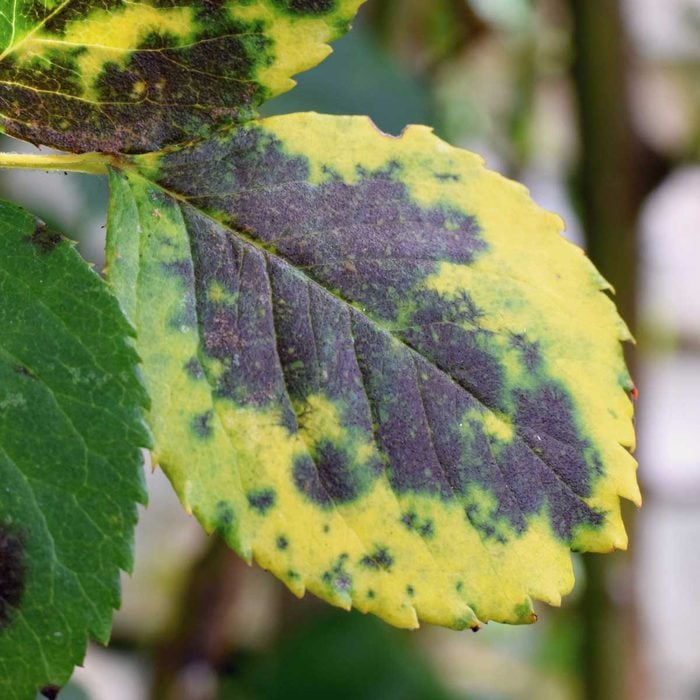
#> input picture plant.jpg, 700 x 700 px
$ python -i image_analyzer.py   (imports and definitions only)
#> lines starting #> are read from the running program, lines starting #| are printed output that depends on the picture; after the words box and inside, x2 and y2 are one past the last pixel; in counts of white or black regions, pixels touching at a corner belong together
import cv2
import numpy as np


# =========================
# Smart image analyzer V2
# =========================
# This is still a classical Computer Vision analyzer, not a CNN/Deep Learning model.
# It gives stronger visual features than the old color-only version:
# green, yellow/chlorosis, brown/necrosis, dark spots, damaged area, and visual problem.


def _safe_ratio(part, total):
    if total <= 0:
        return 0.0
    return float(part) / float(total)


def _largest_plant_region(mask):
    """Keep the largest connected plant-like area to reduce background noise."""
    num_labels, labels, stats, _ = cv2.connectedComponentsWithStats(mask, connectivity=8)

    if num_labels <= 1:
        return mask

    # Skip background label 0
    largest_label = 1 + np.argmax(stats[1:, cv2.CC_STAT_AREA])
    largest_area = stats[largest_label, cv2.CC_STAT_AREA]

    # If largest area is too small, return original mask so the caller can handle it
    if largest_area < 500:
        return mask

    cleaned = np.zeros_like(mask)
    cleaned[labels == largest_label] = 255
    return cleaned


def _classify_visual_problem(green_ratio, yellow_ratio, brown_ratio, dark_spot_ratio, damaged_ratio):
    """Return a simple visual diagnosis from color/spot features."""
    if dark_spot_ratio >= 0.10 and yellow_ratio >= 0.10:
        return {
            "visual_problem": "Leaf Spot / Fungal Suspicion",
            "visual_problem_ar": "اشتباه تبقع أوراق أو إصابة فطرية",
            "visual_explanation": "تم رصد بقع داكنة واضحة مع اصفرار حولها، وده غالبًا يشير لمشكلة ورقية أو فطرية.",
        }

    if brown_ratio >= 0.10 or dark_spot_ratio >= 0.16:
        return {
            "visual_problem": "Necrosis / Severe Leaf Damage",
            "visual_problem_ar": "تلف أو احتراق واضح في نسيج الورقة",
            "visual_explanation": "نسبة المناطق الداكنة أو البنية مرتفعة، وده يدل على تلف في نسيج الورقة.",
        }

    if yellow_ratio >= 0.30 and dark_spot_ratio < 0.07:
        return {
            "visual_problem": "Chlorosis / Nutrient Deficiency Suspicion",
            "visual_problem_ar": "اصفرار أوراق أو اشتباه نقص عناصر",
            "visual_explanation": "الاصفرار واضح مقارنة باللون الأخضر، وده ممكن يرتبط بنقص عناصر أو إجهاد في الامتصاص.",
        }

    if damaged_ratio >= 0.25:
        return {
            "visual_problem": "General Visual Stress",
            "visual_problem_ar": "إجهاد بصري عام على النبات",
            "visual_explanation": "فيه نسبة ملحوظة من الاصفرار أو البقع، لكن النمط مش كافي لتحديد سبب واحد بدقة.",
        }

    if green_ratio >= 0.45 and damaged_ratio < 0.18:
        return {
            "visual_problem": "No Clear Disease Detected",
            "visual_problem_ar": "لا توجد أعراض مرضية واضحة",
            "visual_explanation": "معظم المنطقة النباتية ما زالت خضراء ولا توجد بقع أو اصفرار بنسبة خطيرة.",
        }

    return {
        "visual_problem": "Mild Visual Stress",
        "visual_problem_ar": "إجهاد بصري بسيط",
        "visual_explanation": "توجد علامات بسيطة تحتاج متابعة، لكنها ليست شديدة حسب التحليل اللوني الحالي.",
    }


def _build_image_recommendations(image_stress, visual_problem):
    if image_stress == "Healthy":
        return [
            "استمر في المتابعة الدورية للنبات.",
            "حافظ على برنامج الري والتسميد الحالي.",
            "التقط صورة جديدة عند ظهور أي اصفرار أو بقع.",
        ]

    if visual_problem == "Leaf Spot / Fungal Suspicion":
        return [
            "اعزل الورقة أو النبات المصاب إذا كانت الإصابة منتشرة.",
            "أزل الأوراق شديدة الإصابة لتقليل مصدر العدوى.",
            "حسّن التهوية وقلل البلل على الأوراق.",
            "استخدم معاملة فطرية مناسبة حسب توصية المختص أو الإرشاد الزراعي المحلي.",
        ]

    if visual_problem == "Chlorosis / Nutrient Deficiency Suspicion":
        return [
            "راجع برنامج التسميد خصوصًا النيتروجين والحديد والمغنيسيوم.",
            "افحص pH التربة أو المحلول لأن ارتفاعه قد يقلل امتصاص العناصر.",
            "تابع هل الاصفرار في الأوراق القديمة أم الحديثة لتحديد العنصر الأقرب للنقص.",
        ]

    if visual_problem == "Necrosis / Severe Leaf Damage":
        return [
            "أزل الأجزاء الميتة أو شديدة التلف.",
            "راجع الحرارة والري والملوحة لأن التلف قد يكون ناتجًا عن إجهاد شديد.",
            "افحص باقي النبات للتأكد من عدم انتشار الأعراض.",
        ]

    return [
        "راجع الري والتهوية والتسميد.",
        "تابع النبات خلال 48 ساعة بصورة جديدة.",
        "إذا زادت البقع أو الاصفرار، يفضل فحص النبات ميدانيًا.",
    ]


def analyze_plant_image(image_file):
#> called with image_file = 'plant.jpg'
    try:
        if image_file is None:
            return {"error": "No image provided"}

        # Support Flask file objects and direct file paths for testing
        if isinstance(image_file, str):
            img = cv2.imread(image_file)
#> img is the input picture: shape (700, 700, 3); mean B, G, R 86.7, 127.2, 120.4
        else:
            file_bytes = image_file.read()
            if not file_bytes:
                return {"error": "Empty image file"}
            np_arr = np.frombuffer(file_bytes, np.uint8)
            img = cv2.imdecode(np_arr, cv2.IMREAD_COLOR)

        if img is None:
            return {"error": "Invalid or unsupported image"}

        img = cv2.resize(img, (700, 700))
        hsv = cv2.cvtColor(img, cv2.COLOR_BGR2HSV)
#> hsv: shape (700, 700, 3); mean H, S, V 56.8, 101, 133.3

        # -------------------------
        # Color masks
        # -------------------------
        # Green healthy tissue
        green_mask = cv2.inRange(
            hsv,
            np.array([35, 35, 35]),
            np.array([90, 255, 255])
        )
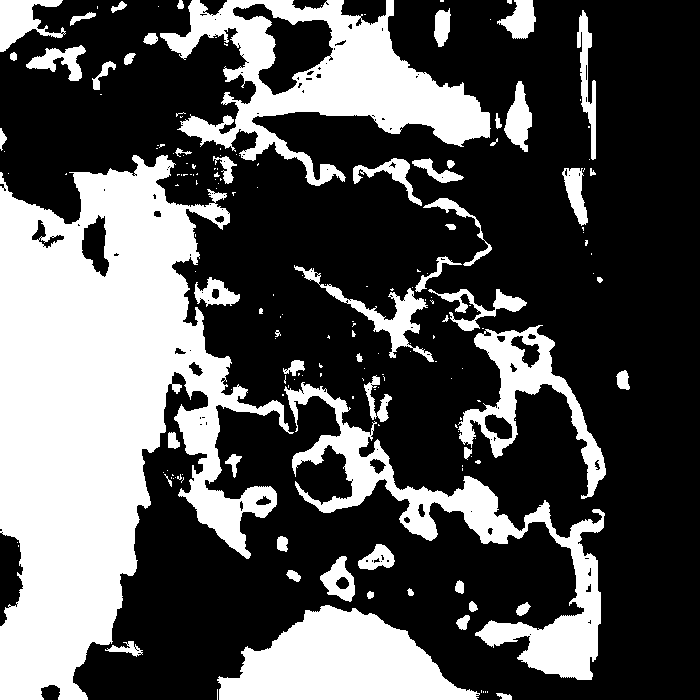
#> green_mask: shape (700, 700); 33.4% white; 184 white regions (126 under 20 px), largest, box (x1, y1, x2, y2) and area: (0, 155, 294, 700) 83942, (160, 0, 491, 186) 22683, (284, 382, 605, 680) 16146

        # Yellow/chlorotic tissue
        yellow_mask = cv2.inRange(
            hsv,
            np.array([18, 45, 75]),
            np.array([38, 255, 255])
        )
#> yellow_mask: shape (700, 700); 31.8% white; 344 white regions (290 under 20 px), largest, box (x1, y1, x2, y2) and area: (245, 0, 684, 700) 63058, (110, 319, 586, 700) 61321, (0, 0, 195, 128) 11163

        # Brown/necrotic tissue
        brown_mask = cv2.inRange(
            hsv,
            np.array([5, 45, 20]),
            np.array([22, 255, 210])
        )
#> brown_mask: shape (700, 700); 8.6% white; 177 white regions (126 under 20 px), largest, box (x1, y1, x2, y2) and area: (604, 0, 692, 329) 10278, (153, 550, 317, 700) 9142, (0, 48, 218, 168) 8434

        # Dark lesions/spots. This catches black, dark purple, and very dark brown areas.
        h, s, v = cv2.split(hsv)
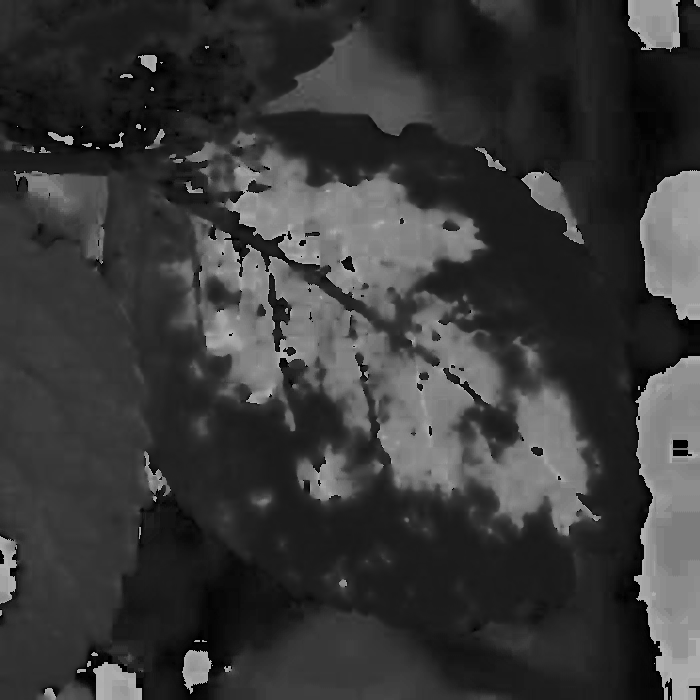
#> h: shape (700, 700); min 0, max 179, mean 56.8
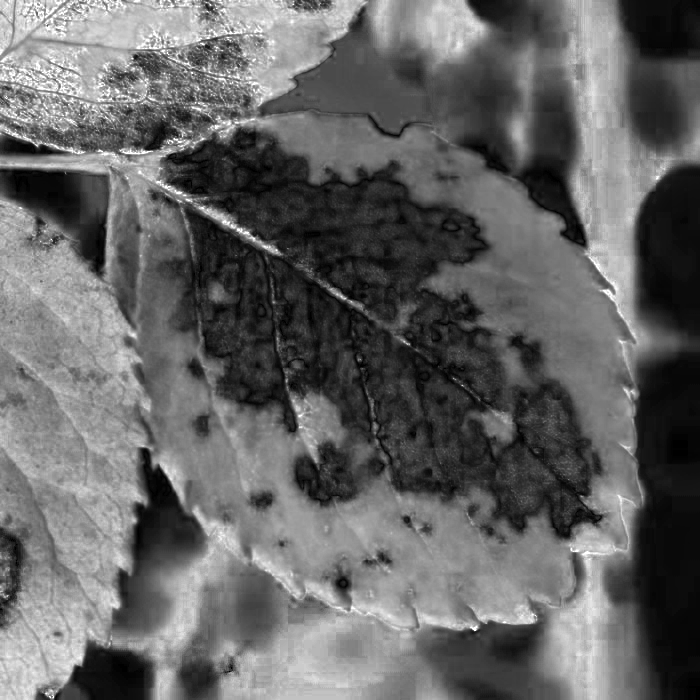
#> s: shape (700, 700); min 0, max 255, mean 101
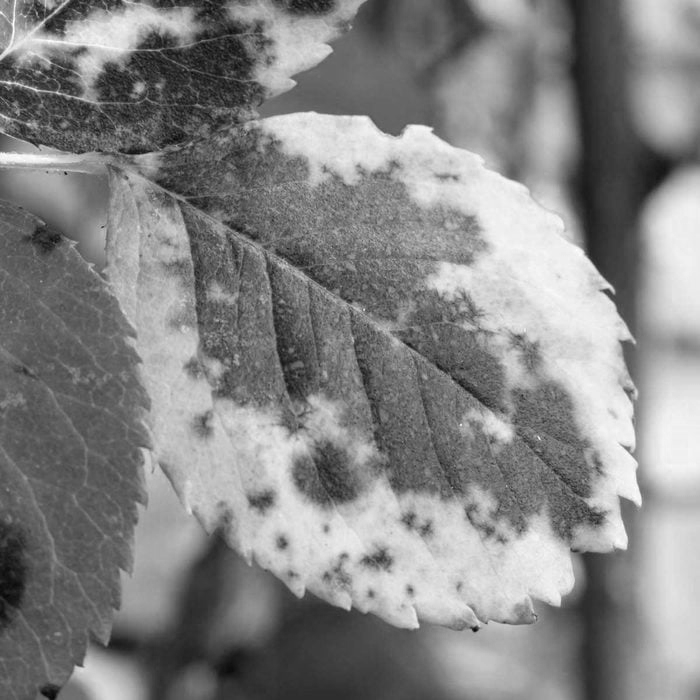
#> v: shape (700, 700); min 4, max 255, mean 133.3
        dark_mask = np.where(((v < 105) & (s > 25)), 255, 0).astype(np.uint8)
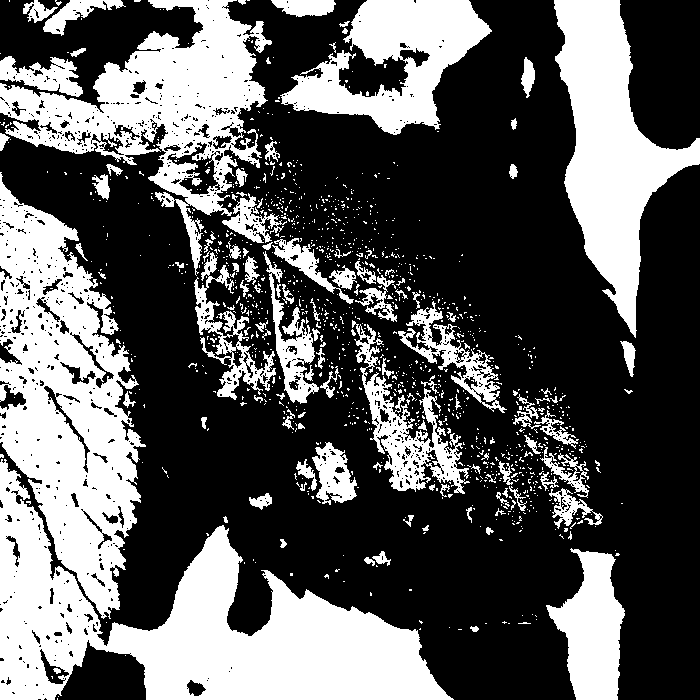
#> dark_mask: shape (700, 700); 36.1% white; 1203 white regions (1086 under 20 px), largest, box (x1, y1, x2, y2) and area: (0, 459, 454, 700) 42754, (0, 172, 146, 619) 34044, (0, 0, 272, 276) 24424

        # Plant-like mask = union of possible leaf colors
        plant_mask = cv2.bitwise_or(green_mask, yellow_mask)
#> plant_mask: shape (700, 700); 61.3% white; 198 black regions (142 under 20 px), largest, box (x1, y1, x2, y2) and area: (156, 129, 602, 538) 76152, (513, 0, 700, 700) 59272, (73, 533, 334, 700) 16125
        plant_mask = cv2.bitwise_or(plant_mask, brown_mask)
#> plant_mask: shape (700, 700); 67.3% white; 289 black regions (206 under 20 px), largest, box (x1, y1, x2, y2) and area: (156, 129, 602, 538) 75590, (628, 166, 700, 700) 29414, (513, 0, 630, 295) 12653
        plant_mask = cv2.bitwise_or(plant_mask, dark_mask)
#> plant_mask: shape (700, 700); 78% white; 517 black regions (453 under 20 px), largest, box (x1, y1, x2, y2) and area: (628, 166, 700, 700) 29216, (172, 209, 602, 538) 28001, (217, 146, 501, 388) 20174

        kernel = np.ones((5, 5), np.uint8)
        plant_mask = cv2.morphologyEx(plant_mask, cv2.MORPH_OPEN, kernel)
#> plant_mask: shape (700, 700); 74.3% white; 108 black regions (72 under 20 px), largest, box (x1, y1, x2, y2) and area: (167, 131, 602, 538) 69407, (624, 166, 700, 700) 29353, (620, 0, 700, 62) 4256
        plant_mask = cv2.morphologyEx(plant_mask, cv2.MORPH_CLOSE, kernel)
#> plant_mask: shape (700, 700); 74.9% white; 30 black regions, largest, box (x1, y1, x2, y2) and area: (169, 132, 600, 537) 67952, (630, 166, 700, 700) 29292, (621, 0, 700, 62) 4254
        plant_mask = _largest_plant_region(plant_mask)
#> in _largest_plant_region, `num_labels, labels, stats, _ = cv2.connectedComponentsWithStats(mask, ..`:
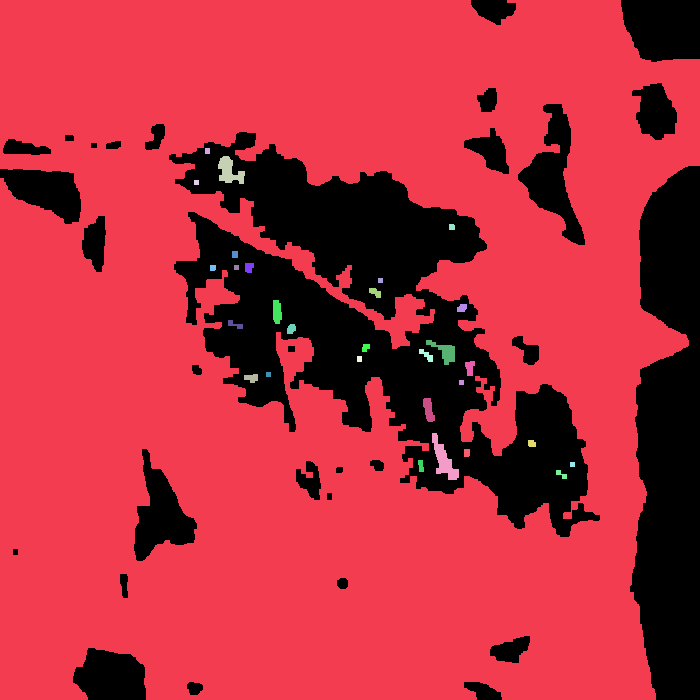
#> labels: shape (700, 700) int32; 31 distinct labels, from 0 to 30; one colour per label, 0 black
#> in _largest_plant_region, `num_labels, labels, stats, _ = cv2.connectedComponentsWithStats(mask, ..`: num_labels = 31; stats = 31 rows, first 6: [0, 0, 700, 700, 123023], [0, 0, 700, 700, 364107], [205, 148, 5, 6, 30], [218, 156, 27, 28, 426], [194, 180, 5, 5, 25], [449, 224, 6, 6, 35]
#> in _largest_plant_region, `largest_label = 1 + np.argmax(stats[1:, cv2.CC_STAT_AREA])`: largest_label = 1
#> in _largest_plant_region, `largest_area = stats[largest_label, cv2.CC_STAT_AREA]`: largest_area = 364107
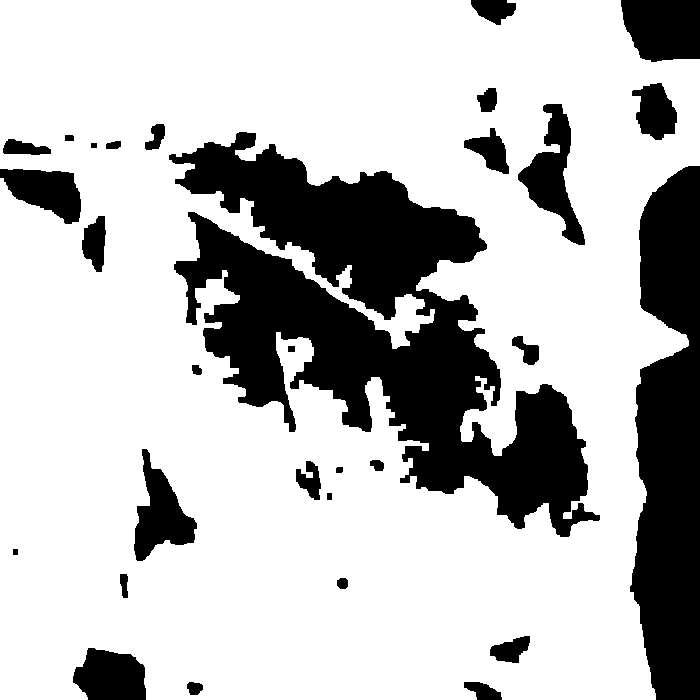
#> plant_mask: shape (700, 700); 74.3% white; 30 black regions, largest, box (x1, y1, x2, y2) and area: (169, 132, 600, 537) 70822, (630, 166, 700, 700) 29292, (621, 0, 700, 62) 4254

        plant_pixels = int(np.sum(plant_mask > 0))
#> plant_pixels = 364107
        if plant_pixels < 800:
            return {"error": "No plant detected clearly"}

        # Restrict all masks to plant area
        green_pixels = int(np.sum((green_mask > 0) & (plant_mask > 0)))
#> green_pixels = 161692
        yellow_pixels = int(np.sum((yellow_mask > 0) & (plant_mask > 0)))
#> yellow_pixels = 155679
        brown_pixels = int(np.sum((brown_mask > 0) & (plant_mask > 0)))
#> brown_pixels = 41747
        dark_pixels = int(np.sum((dark_mask > 0) & (plant_mask > 0)))
#> dark_pixels = 158037

        green_ratio = _safe_ratio(green_pixels, plant_pixels)
#> green_ratio = 0.444
        yellow_ratio = _safe_ratio(yellow_pixels, plant_pixels)
#> yellow_ratio = 0.428
        brown_ratio = _safe_ratio(brown_pixels, plant_pixels)
#> brown_ratio = 0.115
        dark_spot_ratio = _safe_ratio(dark_pixels, plant_pixels)
#> dark_spot_ratio = 0.434

        damaged_ratio = min(1.0, yellow_ratio + brown_ratio + dark_spot_ratio)
#> damaged_ratio = 0.976

        # Stronger health score than old version
        health_score = (
            0.95 * green_ratio
            - 0.60 * yellow_ratio
            - 1.05 * brown_ratio
            - 1.25 * dark_spot_ratio
            + 0.15
        )
#> health_score = -0.348
        health_score = max(0.0, min(1.0, health_score))
#> health_score = 0
        severity_score = round(1.0 - health_score, 3)
#> severity_score = 1

        # -------------------------
        # Stress classification
        # -------------------------
        if dark_spot_ratio >= 0.12 and yellow_ratio >= 0.08:
            image_stress = "High Stress"
        elif brown_ratio >= 0.10 or damaged_ratio >= 0.38:
            image_stress = "High Stress"
        elif health_score >= 0.60 and green_ratio >= 0.45 and damaged_ratio < 0.18:
            image_stress = "Healthy"
        elif health_score >= 0.35 and damaged_ratio < 0.35:
            image_stress = "Moderate Stress"
        else:
            image_stress = "High Stress"

        visual_info = _classify_visual_problem(
            green_ratio=green_ratio,
            yellow_ratio=yellow_ratio,
            brown_ratio=brown_ratio,
            dark_spot_ratio=dark_spot_ratio,
            damaged_ratio=damaged_ratio,
        )
#> visual_info = 3 items

        recommendations = _build_image_recommendations(
            image_stress=image_stress,
            visual_problem=visual_info["visual_problem"]
        )
#> recommendations = 4 items

        return {
            "green_ratio": round(green_ratio, 3),
            "yellow_ratio": round(yellow_ratio, 3),
            "brown_ratio": round(brown_ratio, 3),
            "dark_spot_ratio": round(dark_spot_ratio, 3),
            "damaged_ratio": round(damaged_ratio, 3),
            "health_score": round(health_score, 3),
            "severity_score": severity_score,
            "plant_pixels": plant_pixels,
            "image_stress": image_stress,
            "visual_problem": visual_info["visual_problem"],
            "visual_problem_ar": visual_info["visual_problem_ar"],
            "visual_explanation": visual_info["visual_explanation"],
            "visual_flags": {
                "has_chlorosis": yellow_ratio >= 0.20,
                "has_dark_spots": dark_spot_ratio >= 0.08,
                "has_necrosis": brown_ratio >= 0.08,
                "needs_attention": image_stress != "Healthy"
            },
            "image_recommendations": recommendations
        }

    except Exception as e:
        return {"error": str(e)}

>>> result = analyze_plant_image('plant.jpg')
#> result = 14 items
